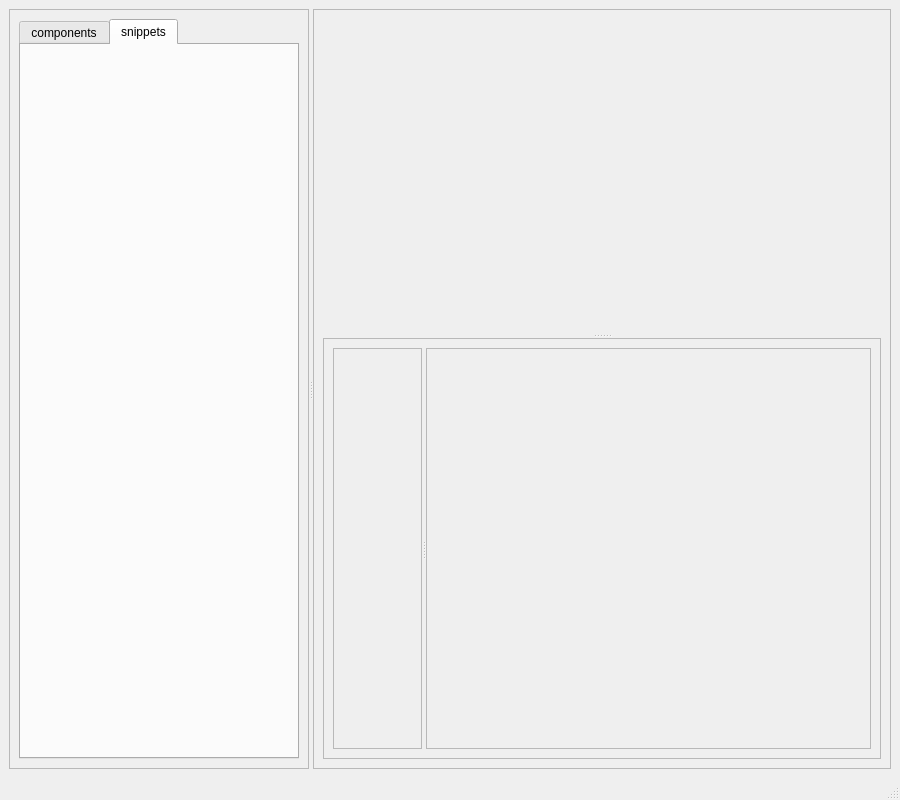
<?xml version="1.0" encoding="UTF-8"?>
<ui version="4.0">
 <class>msim_main</class>
 <widget class="QMainWindow" name="msim_main">
  <property name="geometry">
   <rect>
    <x>0</x>
    <y>0</y>
    <width>900</width>
    <height>800</height>
   </rect>
  </property>
  <property name="windowTitle">
   <string>msim_main</string>
  </property>
  <widget class="QWidget" name="centralwidget">
   <layout class="QVBoxLayout" name="verticalLayout_3">
    <item>
     <widget class="QSplitter" name="splitter">
      <property name="orientation">
       <enum>Qt::Orientation::Horizontal</enum>
      </property>
      <widget class="QFrame" name="side_menu_frame">
       <property name="maximumSize">
        <size>
         <width>300</width>
         <height>16777215</height>
        </size>
       </property>
       <property name="frameShape">
        <enum>QFrame::Shape::StyledPanel</enum>
       </property>
       <property name="frameShadow">
        <enum>QFrame::Shadow::Raised</enum>
       </property>
       <layout class="QVBoxLayout" name="verticalLayout">
        <item>
         <widget class="QTabWidget" name="tabWidget">
          <property name="currentIndex">
           <number>1</number>
          </property>
          <widget class="component_picker" name="components_tab">
           <attribute name="title">
            <string>components</string>
           </attribute>
          </widget>
          <widget class="snippet_picker" name="code_pick_tab">
           <attribute name="title">
            <string>snippets</string>
           </attribute>
          </widget>
         </widget>
        </item>
       </layout>
      </widget>
      <widget class="QFrame" name="main_frame">
       <property name="frameShape">
        <enum>QFrame::Shape::StyledPanel</enum>
       </property>
       <property name="frameShadow">
        <enum>QFrame::Shadow::Raised</enum>
       </property>
       <layout class="QVBoxLayout" name="verticalLayout_2">
        <item>
         <widget class="QSplitter" name="splitter_2">
          <property name="orientation">
           <enum>Qt::Orientation::Vertical</enum>
          </property>
          <widget class="simulator_area" name="sim_frame" native="true"/>
          <widget class="QFrame" name="bottom_frame">
           <property name="frameShape">
            <enum>QFrame::Shape::StyledPanel</enum>
           </property>
           <property name="frameShadow">
            <enum>QFrame::Shadow::Raised</enum>
           </property>
           <layout class="QVBoxLayout" name="verticalLayout_4">
            <item>
             <widget class="QSplitter" name="splitter_3">
              <property name="orientation">
               <enum>Qt::Orientation::Horizontal</enum>
              </property>
              <widget class="QFrame" name="editor_frame">
               <property name="frameShape">
                <enum>QFrame::Shape::StyledPanel</enum>
               </property>
               <property name="frameShadow">
                <enum>QFrame::Shadow::Raised</enum>
               </property>
               <layout class="QHBoxLayout" name="horizontalLayout">
                <item>
                 <widget class="editor" name="widget" native="true"/>
                </item>
               </layout>
              </widget>
              <widget class="QFrame" name="details_frame">
               <property name="frameShape">
                <enum>QFrame::Shape::StyledPanel</enum>
               </property>
               <property name="frameShadow">
                <enum>QFrame::Shadow::Raised</enum>
               </property>
              </widget>
             </widget>
            </item>
           </layout>
          </widget>
         </widget>
        </item>
       </layout>
      </widget>
     </widget>
    </item>
   </layout>
  </widget>
  <widget class="QStatusBar" name="statusbar"/>
 </widget>
 <customwidgets>
  <customwidget>
   <class>component_picker</class>
   <extends>QWidget</extends>
   <header>ui/views/component_picker.h</header>
   <container>1</container>
  </customwidget>
  <customwidget>
   <class>simulator_area</class>
   <extends>QWidget</extends>
   <header>ui/views/simulator_area.h</header>
   <container>1</container>
  </customwidget>
  <customwidget>
   <class>snippet_picker</class>
   <extends>QWidget</extends>
   <header location="global">ui/views/snippet_picker.h</header>
   <container>1</container>
  </customwidget>
  <customwidget>
   <class>editor</class>
   <extends>QWidget</extends>
   <header location="global">ui/editor/editor.h</header>
   <container>1</container>
  </customwidget>
 </customwidgets>
 <resources/>
 <connections/>
</ui>
